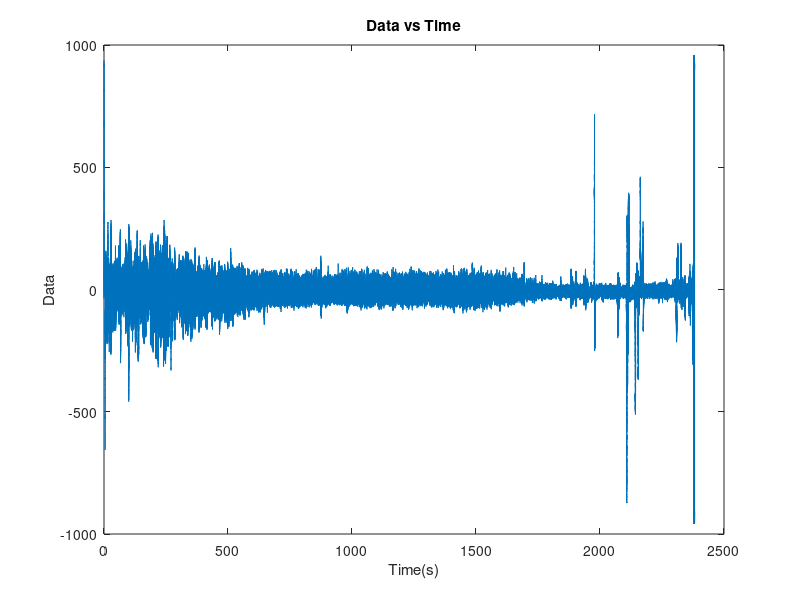

The MATLAB source for this figure: (Note: this script raises an error after producing the figure.)
clear 
clc


%% part 1
my_data = csvread('Data.csv', 1, 2);
plot(my_data(:,7));
figure(1);

%% part 2
%Question 1
load anesthesia.mat;
x= anesth_data;
t = (0:(length(anesth_data)-1))/250;
 plot(t,x);
xlabel('Time(s)');
ylabel('Data');
title('Data vs Time')
%  question 2 After about 1900 seconds there seems to be sudden changes in the amplitude.
% the points are: 2107.58  and 2379.28 seconds

%question 3: On the spectrogram when you zoom in to the previously
%identified points, there seems to be similar spikes at the same regions(also yellow indicating it has more magnitude
figure(2)
mtspecgram(x, 250, 0:40, 2);
xlabel('Time(s)');
ylabel('Frequency(Hz)');
title('Frequency vs Time')
% Question 4: Brain activity seems to slow down as the person is trying to sleep in the first segment. 
% Then brain activity is minimal as they lose conciousness when they're asleep in the second segment.
% In the third segment brain activity spikes as they are waking up

% audio = audioplayer(x, 2500);
% play(audio);
% Question 5

%Delta
PreD= bandpower(250, anesth_data(1:250*500), [0.1 4]);
UnConD= bandpower(250, anesth_data(250*500:250*1750), [0.1 4]);
AfterD= bandpower(250, anesth_data(250*1750:end), [0.1 4]);
% %Theta
PreTh= bandpower(250, anesth_data(1:250*500), [4 7])
UnconTh= bandpower(250, anesth_data(250*500:250*1750), [4 7])
AfterTh= bandpower(250, anesth_data(250*1750:end), [4 7])
% Alpha
PreAlpha= bandpower(250, anesth_data(1:250*500), [8 15])
UnconAlpha= bandpower(250, anesth_data(250*500:250*1750), [8 15])
AfterAlpha= bandpower(250, anesth_data(250*1750:end), [8 15])
% Beta
PreBeta= bandpower(250, anesth_data(1:250*500), [16 31])
UnconBeta= bandpower(250, anesth_data(250*500:250*1750), [16 31])
AfterBeta= bandpower(250, anesth_data(250*1750:end), [16 31])
% Gamma
PreGam= bandpower(250, anesth_data(1:250*500), [32 62])
UnconGam= bandpower(250, anesth_data(250*500:250*1750), [32 62])
AfterGam= bandpower(250, anesth_data(250*1750:end), [32 62])

%Question 6 : Alpha band specifies the state of anesthesia. The band power is lower after the operation. 

%% part 3
load sleep.mat;
L = sleep_data;
t = (0:(length(sleep_data)-1))/250;
figure(3);
plot(t,L);
xlabel('Time(s)');
ylabel('Data');
title('Sleep Data vs Time')
%Question 7 : It seems like there is a lot of brain activity while sleeping

%% Question 8: There seems to be a spike in activity at 65 and 245 seconds, so yes
figure(4)
plot(t,L)
xlabel('Time(s)');
ylabel('Data');
title('Sleep Data vs Time')
xlim([60 70]);

figure(5)
plot(t,L)
xlabel('Time(s)');
ylabel('Data');
title('Sleep Data vs Time')
xlim([240 250])

%% Question 9:

figure(6)
mtspecgram(L, 250, 0:40, 2);
title('Frequency vs Time')

figure(7) % Zoomed in spectrogram
mtspecgram(L, 250, 0:40, 2);
title('Frequency vs Time')
xlim([46 46.2])
ylim([0 4])

%% Question 10 : Delta, Alpha and Theta bands are present during deep sleep.
% audio = audioplayer(L, 2500);
% play(audio);

%% Question 11
% Delta

UnConD1= bandpower(250, sleep_data(), [0.1 4]);

% %Theta
UnconTh1= bandpower(250, sleep_data(), [4 7])

% %Alpha
UnconAlpha1= bandpower(250, sleep_data(), [8 15])

% %Beta

UnconBeta1= bandpower(250, sleep_data(), [16 31])

% %Gamma

UnconGam1= bandpower(250, sleep_data(), [32 62])

%question 12: Look at the values for both anesthesia and regular sleep data
%and compare the numbers

%% Part 4
eyes= csvread("Eyes open eyes closed.csv",1,2);
% question 13 there seems to be spikes at certain times
O1= eyes(:,7);
P8= eyes(:,9);
F3= eyes(:,3);
FC= eyes(:,4);
t = (0:(length(eyes(:,7))-1))/128;
figure(7)
plot(t, O1);
xlabel('Time(s)');
ylabel('Data');
title('Data vs Time')
figure(8)
plot(t,P8);
xlabel('Time(s)');
ylabel('Data');
title('Data vs Time')
figure(9)
plot(t, F3);
xlabel('Time(s)');
ylabel('Data');
title('Data vs Time')
figure(10)
plot(t,FC);
xlabel('Time(s)');
ylabel('Data');
title('Data vs Time')

figure(11)
subplot(4,1,1); hold on; pmtm(eyes(:,7),5,[],128);

subplot(4,1,2); hold on; pmtm(eyes(:,9),5,[],128);

subplot(4,1,3); hold on; pmtm(eyes(:,3),5,[],128);

subplot(4,1,4); hold on; pmtm(eyes(:,4),5,[],128);

figure(12)
mtspecgram(eyes(:,7), 128, 0:40, 2);
title('Frequency vs Time')
figure(13)
mtspecgram(eyes(:,9), 128, 0:40, 2);
title('Frequency vs Time')
figure(14)
mtspecgram(eyes(:,3), 128, 0:40, 2);
title('Frequency vs Time')
figure(15)
mtspecgram(eyes(:,4), 128, 0:40, 2);
title('Frequency vs Time')

%% question 14 seems like at ten hz there is a spike in all the graphs
rms= rms(my_data(:,7))

%% Question 15 it would take up to 45,000 people
power = ((rms^2)/20000) * 1e-6

%% Post LAb
ryan = csvread("Ryan_Eyes_Open_And_Closed.csv",1,2);

%% Question 1: when the eyes are closed, the alpha bands start spiking
figure(16)
mtspecgram(ryan(:,7), 128, 40, 2);
title('Frequency vs Time')
figure(17)
mtspecgram(ryan(:,8), 128, 40, 2);
title('Frequency vs Time')

%% question 2
% eyes open
bandpower(250, ryan(1:20*128, 7), [8 15])
bandpower(250, ryan(1:20*128, 8), [8 15])
% eyes close
bandpower(250, ryan(20*128:40*128, 7), [8 15])
bandpower(250, ryan(20*128:40*128, 8), [8 15])
% eyes open
bandpower(250, ryan(40*128:60*128, 7), [8 15])
bandpower(250, ryan(40*128:60*128, 8), [8 15])
% eyes closed
bandpower(250, ryan(60*128:80*128, 7), [8 15])
bandpower(250, ryan(60*128:80*128, 8), [8 15])

%% Question 3: eyes open uses more power compared to eyes closed
